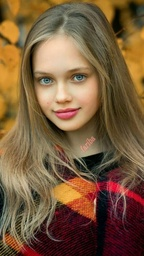
#> input picture img2.jpg, 144 x 256 px, shrunk from 564 x 1002 before the run
$ python pro39.py
#> lines starting #> are read from the running program, lines starting #| are printed output that depends on the picture
import cv2
import numpy as np

img = cv2.imread("img2.jpg")
#> img is the input picture: shape (256, 144, 3); mean B, G, R 60.5, 91.2, 120.7

def showImage(img,name="Image"):
    cv2.imshow(name,img)
    cv2.waitKey(0)

def imageKMeans(img,k):
    pixel_vals = img.reshape((-1,3))
    pixel_vals = np.float32(pixel_vals)

    criteria = (cv2.TERM_CRITERIA_EPS + cv2.TERM_CRITERIA_MAX_ITER, 100, 0.85)

    retval, labels, centers = cv2.kmeans(pixel_vals, k,None, criteria, 10, cv2.KMEANS_RANDOM_CENTERS)

    centers = np.uint8(centers)
    segmented_data = centers[labels.flatten()]
    segmented_image = segmented_data.reshape((img.shape))
    showImage(segmented_image,"k = "+str(k))

showImage(img)
for i in range(2,11):
    imageKMeans(img,i)
#> this loop made 9 passes
#> retval in imageKMeans on passes 3 to 9: 50447556.3, 38826164.1, 31145951.8, 27104743.8, 23604953.9, 21318972.1, 19294993.6
#> (retval in imageKMeans, centers in imageKMeans) on passes 1 to 2: (120135461.1, [[89, 134, 169], [32, 50, 74]]), (73377720.3, [[22, 31, 56], [61, 99, 128], [115, 162, 199]])
#> pass 1, in imageKMeans, `segmented_image = segmented_data.reshape((img.shape))`:
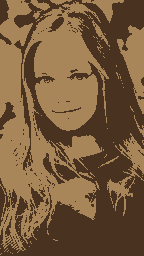
#> segmented_image: shape (256, 144, 3); mean B, G, R 59.8, 90.9, 120.3
#> pass 2, in imageKMeans (call 2), `segmented_image = segmented_data.reshape((img.shape))`:
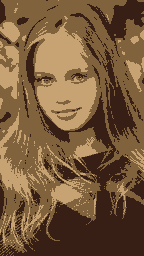
#> segmented_image: shape (256, 144, 3); mean B, G, R 60, 90.6, 120
#> pass 3, in imageKMeans (call 3), `segmented_image = segmented_data.reshape((img.shape))`:
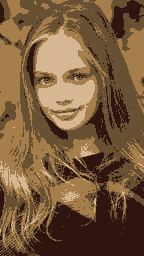
#> segmented_image: shape (256, 144, 3); mean B, G, R 60, 90.4, 120.1

cv2.destroyAllWindows()

$ run again, with img3.jpg copied over img2.jpg
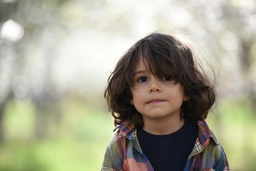
#> input picture img3.jpg, 256 x 171 px, shrunk from 7360 x 4912 before the run
#> img is the input picture: shape (171, 256, 3); mean B, G, R 143.2, 163.2, 165.2
#> the loop `for i in range(2,11):` made 9 passes
#> retval in imageKMeans on passes 3 to 9: 48532457.3, 34108328.9, 28075271.3, 23163167.8, 19130228.5, 16784716.1, 15227008
#> pass 1, in imageKMeans, `segmented_image = segmented_data.reshape((img.shape))`:
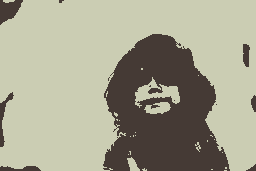
#> segmented_image: shape (171, 256, 3); mean B, G, R 142.8, 162.8, 164.6
#> pass 3, in imageKMeans (call 3), `segmented_image = segmented_data.reshape((img.shape))`:
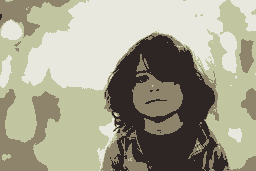
#> segmented_image: shape (171, 256, 3); mean B, G, R 142.5, 162.5, 164.4

$ run again, with img4.jpg copied over img2.jpg
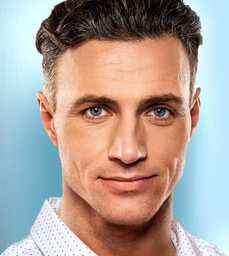
#> input picture img4.jpg, 229 x 256 px, shrunk from 450 x 504 before the run
#> img is the input picture: shape (256, 229, 3); mean B, G, R 151.9, 159.9, 174
#> the loop `for i in range(2,11):` made 9 passes
#> retval in imageKMeans on passes 3 to 9: 111262360.4, 66989313, 48737220.5, 40267338.6, 34704766.2, 30503669, 27317383.3
#> pass 1, in imageKMeans, `segmented_image = segmented_data.reshape((img.shape))`:
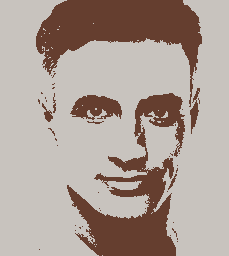
#> segmented_image: shape (256, 229, 3); mean B, G, R 151.3, 159, 173.2
#> pass 3, in imageKMeans (call 3), `segmented_image = segmented_data.reshape((img.shape))`:
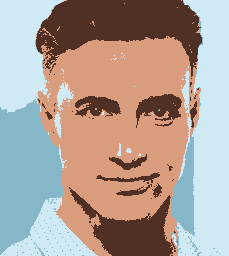
#> segmented_image: shape (256, 229, 3); mean B, G, R 151.3, 159.4, 173.6
